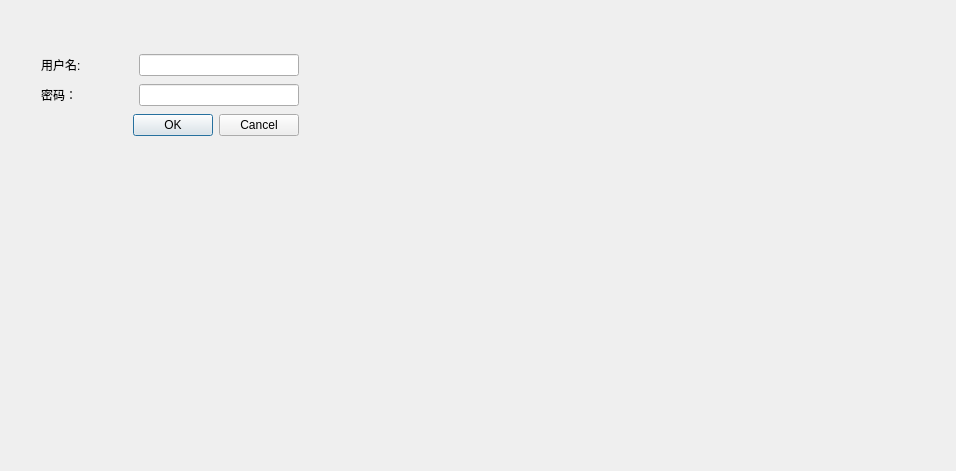
<?xml version="1.0" encoding="UTF-8"?>
<ui version="4.0">
 <class>LoginDialog</class>
 <widget class="QDialog" name="LoginDialog">
  <property name="geometry">
   <rect>
    <x>0</x>
    <y>0</y>
    <width>956</width>
    <height>471</height>
   </rect>
  </property>
  <property name="windowTitle">
   <string>LoginDialog</string>
  </property>
  <widget class="QWidget" name="">
   <property name="geometry">
    <rect>
     <x>41</x>
     <y>52</y>
     <width>366</width>
     <height>86</height>
    </rect>
   </property>
   <layout class="QGridLayout" name="gridLayout">
    <item row="0" column="0" colspan="2">
     <widget class="QLabel" name="label">
      <property name="text">
       <string>用户名: </string>
      </property>
     </widget>
    </item>
    <item row="0" column="2">
     <widget class="QLineEdit" name="m_lineEdit_UserName"/>
    </item>
    <item row="1" column="0" colspan="2">
     <widget class="QLabel" name="label_2">
      <property name="text">
       <string>密码： </string>
      </property>
     </widget>
    </item>
    <item row="1" column="2">
     <widget class="QLineEdit" name="m_lineEdit_PWD">
      <property name="echoMode">
       <enum>QLineEdit::EchoMode::Password</enum>
      </property>
     </widget>
    </item>
    <item row="2" column="0">
     <spacer name="horizontalSpacer">
      <property name="orientation">
       <enum>Qt::Orientation::Horizontal</enum>
      </property>
      <property name="sizeHint" stdset="0">
       <size>
        <width>78</width>
        <height>20</height>
       </size>
      </property>
     </spacer>
    </item>
    <item row="2" column="1" colspan="2">
     <widget class="QDialogButtonBox" name="m_btnBox">
      <property name="standardButtons">
       <set>QDialogButtonBox::StandardButton::Cancel|QDialogButtonBox::StandardButton::Ok</set>
      </property>
     </widget>
    </item>
    <item row="2" column="3">
     <spacer name="horizontalSpacer_2">
      <property name="orientation">
       <enum>Qt::Orientation::Horizontal</enum>
      </property>
      <property name="sizeHint" stdset="0">
       <size>
        <width>108</width>
        <height>20</height>
       </size>
      </property>
     </spacer>
    </item>
   </layout>
  </widget>
 </widget>
 <resources/>
 <connections/>
</ui>
